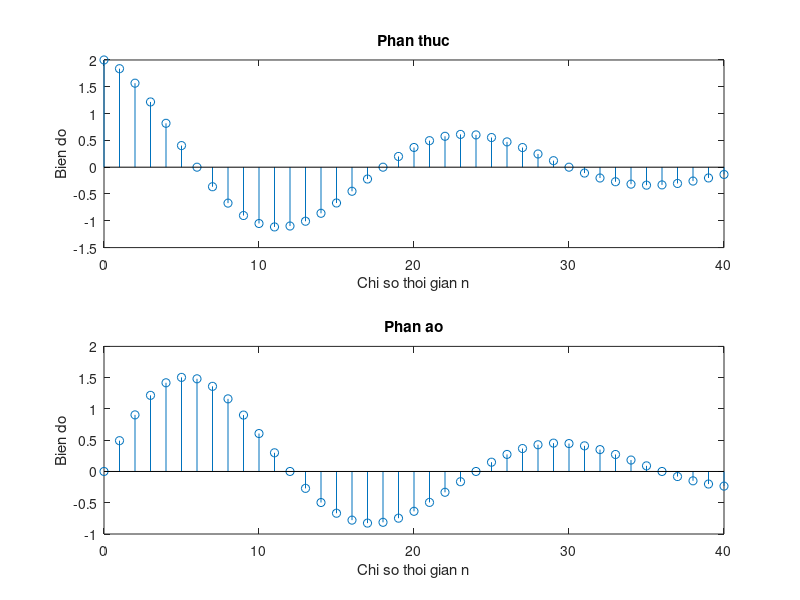

This chart was generated by the following MATLAB code:
clf;
c=-(1/20)+(pi/12)*i;
k=2;
n=0:40;
x=k*exp(c*n);
subplot(2,1,1);
stem(n,real(x));
xlabel('Chi so thoi gian n'); ylabel('Bien do');
title('Phan thuc');
subplot(2,1,2);
stem(n,imag(x));
xlabel('Chi so thoi gian n'); ylabel('Bien do');
title('Phan ao');
